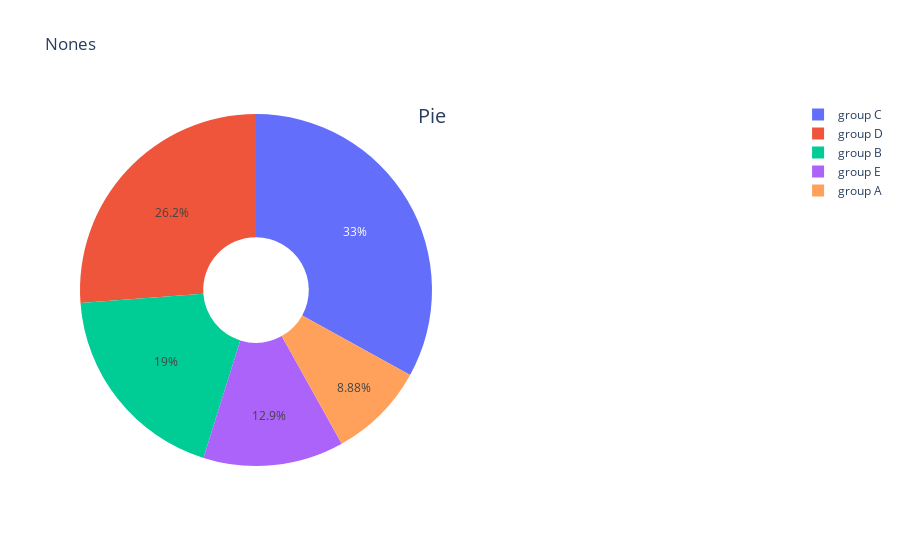
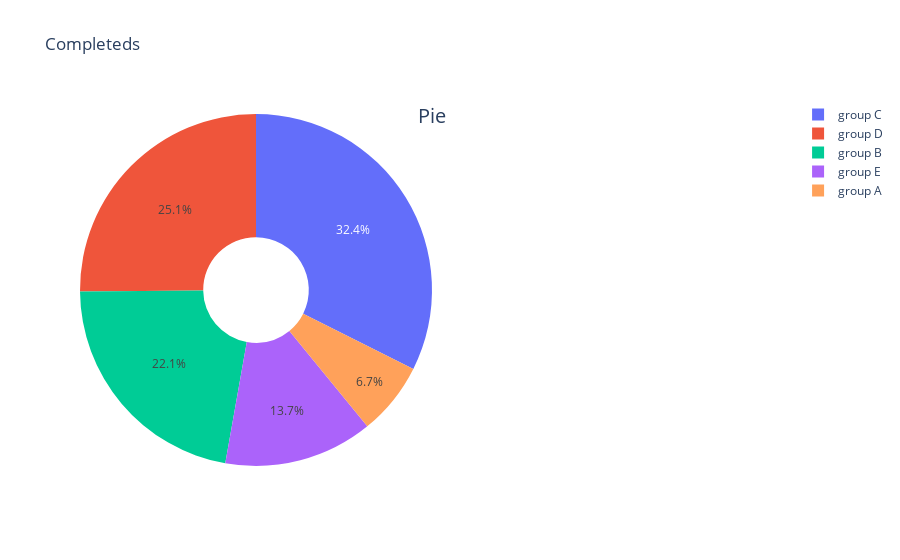

Write notebook code for charts like these, in order.
### Code cell
data=pd.read_csv('https://raw.githubusercontent.com/benvictoria21/pandas/master/dataset/StudentsPerformance.csv')

fig={
    'data':[
        {
            'values':data[data['test preparation course']=='none'].value_counts(),
            'labels':data['race/ethnicity'],
            'domain':{'x':[0,.5],},
            'hoverinfo':'label+percent',
            'hole':0.3,
            'type':'pie'
        },
    ],
    'layout':{
        'title':'Nones',
        'annotations':[
            {
                'font':{'size':20},
                'showarrow':False,
                'text':'Pie',
                'x':0.5,
                'y':1
            }
        ]
    }
}
iplot(fig)
data=pd.read_csv('https://raw.githubusercontent.com/benvictoria21/pandas/master/dataset/StudentsPerformance.csv')

fig={
    'data':[
        {
            'values':data[data['test preparation course']=='completed'].value_counts(),
            'labels':data['race/ethnicity'],
            'domain':{'x':[0,.5],},
            'hoverinfo':'label+percent',
            'hole':0.3,
            'type':'pie'
        },
    ],
    'layout':{
        'title':'Completeds',
        'annotations':[
            {
                'font':{'size':20},
                'showarrow':False,
                'text':'Pie',
                'x':0.5,
                'y':1
            }
        ]
    }
}
iplot(fig)

### Figure 1 — Plotly figure (JSON) as saved in the notebook; plotly's stock layout.template omitted (floating-point values rounded to 4 significant figures; data arrays with more than 128 entries replaced by an {"elided": "..."} marker saying what was removed)
{"data": [{"domain": {"x": [0, 0.5]}, "hole": 0.3, "hoverinfo": "label+percent", "labels": {"elided": "1000 str values"}, "type": "pie", "values": {"elided": "642 int values"}}], "layout": {"annotations": [{"font": {"size": 20}, "showarrow": false, "text": "Pie", "x": 0.5, "y": 1}], "title": {"text": "Nones"}}}

### Figure 2 — Plotly figure (JSON) as saved in the notebook; plotly's stock layout.template omitted (floating-point values rounded to 4 significant figures; data arrays with more than 128 entries replaced by an {"elided": "..."} marker saying what was removed)
{"data": [{"domain": {"x": [0, 0.5]}, "hole": 0.3, "hoverinfo": "label+percent", "labels": {"elided": "1000 str values"}, "type": "pie", "values": {"elided": "358 int values"}}], "layout": {"annotations": [{"font": {"size": 20}, "showarrow": false, "text": "Pie", "x": 0.5, "y": 1}], "title": {"text": "Completeds"}}}
